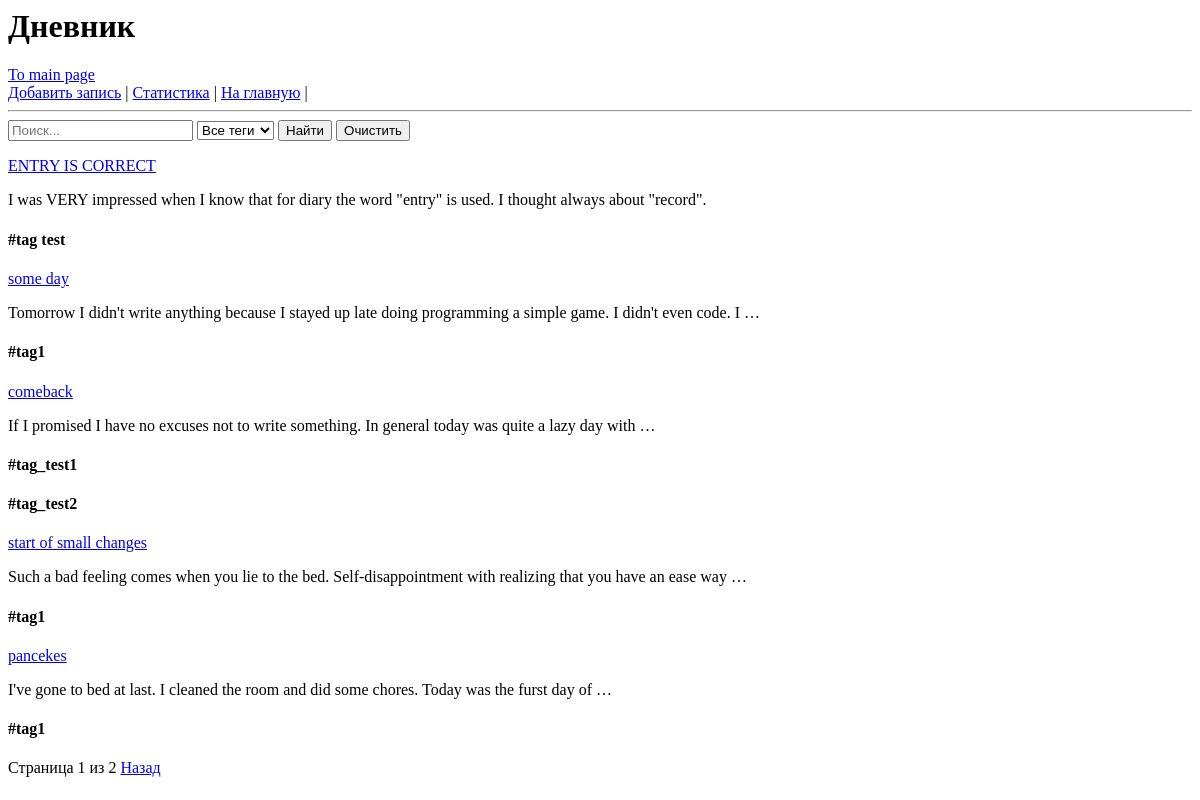
Page /records/ (signed in) on the earlier database version.
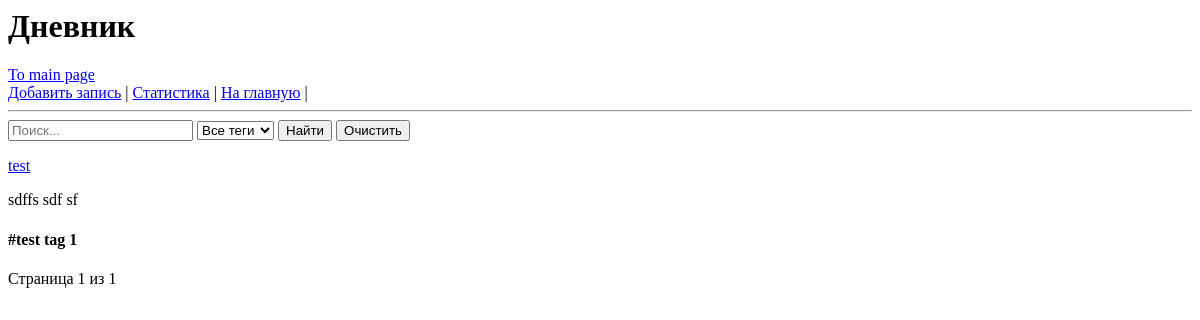
Same page on the later database version.
### records/models.py (models this page shows, shortened)
class Record(models.Model):
    user = models.ForeignKey( #юзер
        User,
        on_delete=models.CASCADE,
        related_name="records",
    )
    title = models.CharField(max_length=100) #заголовок
    slug = models.SlugField(max_length=100, blank=True) #слаг
    content = models.TextField() #мессэдж
    date = models.DateTimeField(auto_now_add = True) #дата создания
    tags = models.ManyToManyField(Tag, blank=True)

class Tag(models.Model):
    name = models.CharField(max_length=100, unique=True)

### records/views.py (the view)
# urls.py: path('', views.record_list, name='record_list'),  # главная страница раздела
@login_required #denies access to the page to an unlogged user
def record_list(request): #main page
    records = Record.objects.filter(user=request.user).order_by('-date')
    query = request.GET.get('search')
    tag = request.GET.get('tag')
    if query:
        records = records.filter(
            Q(title__icontains=query) |
            Q(content__icontains=query)
        )
    if tag:
        records = records.filter(tags__id=tag)
    records = records.distinct() #remove duplicates
    paginator = Paginator(records, 5) #pagination
    page_number = request.GET.get('page')
    page_obj = paginator.get_page(page_number)
    context = {
        'page_obj': page_obj,
        'search_query': query,
        'selected_tag': tag,
        'all_tags': Tag.objects.all(),
    }
    return render(request, 'records/record_list.html', context)

### records/templates/records/record_list.html (shortened to what this page needs)
{% extends "base_records.html" %}
{% block records_content %}
<form method="get">
    <input
        type="text"
        name="search"
        placeholder="Поиск..."
        value="{{ search_query|default:'' }}"
    >
    <select name="tag">
        <option value="">Все теги</option>
    </select>
    <button type="submit">Найти</button>
    <a href="{% url 'records:record_list' %}"><button type="button">Очистить</button></a>
</form>
{% for record in page_obj %}
    <a href="{% url 'records:record' record.slug %}">{{ record.title }}</a>
    <p>{{ record.content|truncatewords:20 }}</p>
    {% for tag in record.tags.all %}
        <h4>#{{ tag.name }}</h4>
    {% empty %}
        <p>Тегов нет</p>
    {% endfor %}
{% empty %}
    <p>Записей пока нет.</p>
{% endfor %}
<div>
    Страница {{ page_obj.number }} из {{ page_obj.paginator.num_pages }}
    {% if page_obj.has_next %}
        {% if selected_tag %}
            <a href="?page={{ page_obj.next_page_number }}&search={{ search_query }}&tag={{ selected_tag }}">Назад</a>
        {% else %}
            <a href="?page={{ page_obj.next_page_number }}">Назад</a>
        {% endif %}
    {% endif %}
</div>
{% endblock %}

### records/templates/base_records.html
<h1>Дневник</h1>
<a href="/">To main page</a>
<nav>
    <a href="{% url 'records:add_record' %}">Добавить запись</a> |
    <a href="{% url 'records:statistics' %}">Статистика</a> |
    <a href="{% url 'records:record_list' %}">На главную</a> |
</nav>
<hr>
{% block records_content %}
{% endblock %}

Differences in the rows shown:
removed Record: title "ENTRY IS CORRECT", content "I was VERY impressed when I know that for diary the word \"entry\" is used. I thought always about \"record\"."
removed Tag: name "tag test", shown under "ENTRY IS CORRECT"
removed Record: title "some day", content "Tomorrow I didn't write anything because I stayed up late doing programming a simple game. I didn't even code. I …"
removed Tag: name "tag1"
removed Record: title "comeback", content "If I promised I have no excuses not to write something. In general today was quite a lazy day with …"
removed Tag: name "tag_test1", shown under "comeback"
removed Tag: name "tag_test2", shown under "comeback"
removed Record: title "start of small changes", content "Such a bad feeling comes when you lie to the bed. Self-disappointment with realizing that you have an ease way …"
removed Record: title "pancekes", content "I've gone to bed at last. I cleaned the room and did some chores. Today was the furst day of …"
added Record: title "test", content "sdffs sdf sf"
added Tag: name "test tag 1", shown under "test"
Other differences:
{{ page_obj.paginator.num_pages }}: "2" → "1"
text no longer shown: "Назад"
